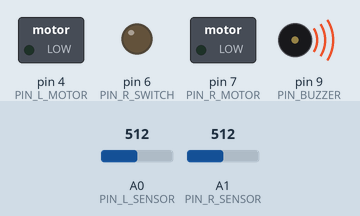
A sketch run on a simulated Arduino Uno, built with avr-gcc and run on an emulated ATmega328P. Parts: switched loads named in the sketch (green lamp = pin HIGH), output pins drawn as LEDs (lit = HIGH), buzzer (waves = sounding, pin HIGH). Inputs (shaded band) come from the test bench; at power-on: A0 (PIN_L_SENSOR) = 512, A1 (PIN_R_SENSOR) = 512. Pins used as bus, display or sensor lines are not drawn.

Above: at 0.1 s.
At 39.1 s:
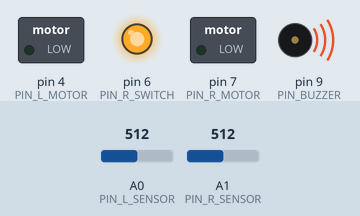
Timing chart, 0 to 40.0 s (numbered marks = the images above):
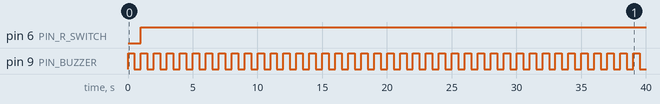

The sketch:

omegabot.ino
```cpp
#define PIN_L_MOTOR 4
#define PIN_L_SWITCH 5
#define PIN_R_MOTOR 7
#define PIN_R_SWITCH 6
#define PIN_L_SENSOR A0
#define PIN_R_SENSOR A1
#define PIN_BUZZER 9


struct Data_sensors {
  int left_sensor;
  int right_sensor;
};


int motors_speed = 100;
struct Data_sensors Sensors;


void setup()
{
  pinMode(PIN_L_MOTOR, OUTPUT);
  pinMode(PIN_L_SWITCH, OUTPUT);
  pinMode(PIN_R_MOTOR, OUTPUT);
  pinMode(PIN_R_SWITCH, OUTPUT);
  pinMode(PIN_L_SENSOR, INPUT);
  pinMode(PIN_R_SENSOR, INPUT);
  pinMode(PIN_BUZZER, OUTPUT);
}


void init_data()
{
  Sensors.left_sensor = analogRead(PIN_L_SENSOR);
  Sensors.right_sensor = analogRead(PIN_R_SENSOR);
}


void configuration_of_motors(int speed_l, int speed_r)
{
  if (speed_l > 0){
    digitalWrite(PIN_L_SWITCH, 1);
    analogWrite(PIN_L_MOTOR, speed_l);
  } else {
    digitalWrite(PIN_L_SWITCH, 0);
    analogWrite(PIN_L_MOTOR, -speed_l);
  };

  if (speed_r > 0){
    digitalWrite(PIN_R_SWITCH, 1);
    analogWrite(PIN_R_MOTOR, speed_r);
  } else {
    digitalWrite(PIN_R_SWITCH, 0);
    analogWrite(PIN_R_MOTOR, -speed_r);
  };
}


void move_forward()
{
  if (900 <= Sensors.left_sensor <= 1000 and 900 <= Sensors.right_sensor <= 1000){
    configuration_of_motors(motors_speed, motors_speed);
  };
}


void turn_right()
{
  if (500 <= Sensors.left_sensor <= 700){
    configuration_of_motors(motors_speed, -motors_speed);
  };
}


void turn_left()
{
  if (500 <= Sensors.right_sensor <= 700){
    configuration_of_motors(-motors_speed, motors_speed);
  };
}


void check_of_line_loss()
{
  if (500 <= Sensors.left_sensor <= 700 and 500 <= Sensors.right_sensor <= 700){
    digitalWrite(PIN_BUZZER, 1);
    delay(500);
    digitalWrite(PIN_BUZZER, 0);
    delay(500);
  };
}


void loop()
{
  init_data();

  check_of_line_loss();

  move_forward();

  turn_right();

  turn_left();
}
```

Measured:
- by itself, pin 6 (PIN_R_SWITCH): LOW → HIGH at 1.0 s
- by itself, pin 9 (PIN_BUZZER): alternates HIGH for 0.50 s and LOW for 0.50 s
